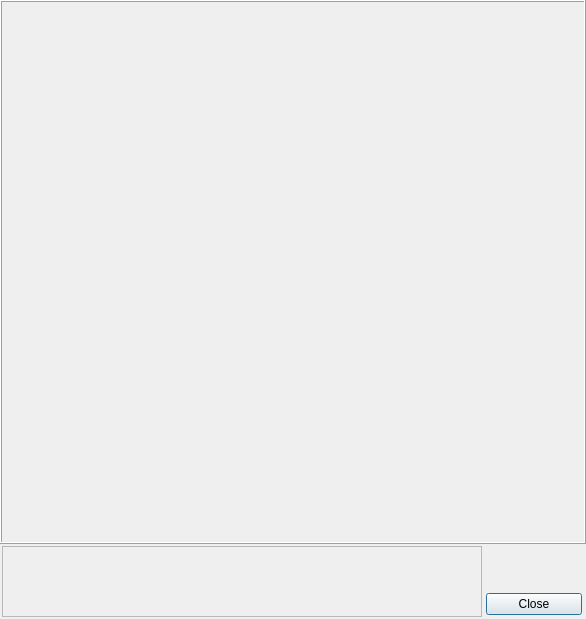
<?xml version="1.0" encoding="UTF-8"?>
<ui version="4.0">
 <class>Dialog</class>
 <widget class="QDialog" name="Dialog">
  <property name="geometry">
   <rect>
    <x>0</x>
    <y>0</y>
    <width>586</width>
    <height>619</height>
   </rect>
  </property>
  <property name="sizePolicy">
   <sizepolicy hsizetype="Fixed" vsizetype="Fixed">
    <horstretch>0</horstretch>
    <verstretch>0</verstretch>
   </sizepolicy>
  </property>
  <property name="minimumSize">
   <size>
    <width>0</width>
    <height>0</height>
   </size>
  </property>
  <property name="maximumSize">
   <size>
    <width>10000</width>
    <height>10000</height>
   </size>
  </property>
  <property name="windowTitle">
   <string>Dialog</string>
  </property>
  <layout class="QVBoxLayout" name="verticalLayout">
   <property name="spacing">
    <number>0</number>
   </property>
   <property name="margin">
    <number>0</number>
   </property>
   <item>
    <widget class="QFrame" name="cameraFrame">
     <property name="sizePolicy">
      <sizepolicy hsizetype="Preferred" vsizetype="Preferred">
       <horstretch>0</horstretch>
       <verstretch>0</verstretch>
      </sizepolicy>
     </property>
     <property name="minimumSize">
      <size>
       <width>585</width>
       <height>543</height>
      </size>
     </property>
     <property name="maximumSize">
      <size>
       <width>10000</width>
       <height>10000</height>
      </size>
     </property>
     <property name="frameShape">
      <enum>QFrame::Box</enum>
     </property>
     <property name="frameShadow">
      <enum>QFrame::Raised</enum>
     </property>
    </widget>
   </item>
   <item>
    <widget class="QWidget" name="widget" native="true">
     <property name="sizePolicy">
      <sizepolicy hsizetype="Preferred" vsizetype="Fixed">
       <horstretch>0</horstretch>
       <verstretch>0</verstretch>
      </sizepolicy>
     </property>
     <property name="maximumSize">
      <size>
       <width>16777215</width>
       <height>75</height>
      </size>
     </property>
     <layout class="QHBoxLayout" name="horizontalLayout">
      <property name="spacing">
       <number>2</number>
      </property>
      <property name="margin">
       <number>2</number>
      </property>
      <item>
       <widget class="QFrame" name="cameraParamsFrame">
        <property name="sizePolicy">
         <sizepolicy hsizetype="MinimumExpanding" vsizetype="Preferred">
          <horstretch>0</horstretch>
          <verstretch>0</verstretch>
         </sizepolicy>
        </property>
        <property name="minimumSize">
         <size>
          <width>0</width>
          <height>0</height>
         </size>
        </property>
        <property name="maximumSize">
         <size>
          <width>16777215</width>
          <height>1000</height>
         </size>
        </property>
        <property name="frameShape">
         <enum>QFrame::StyledPanel</enum>
        </property>
        <property name="frameShadow">
         <enum>QFrame::Raised</enum>
        </property>
       </widget>
      </item>
      <item>
       <widget class="QWidget" name="widget_3" native="true">
        <property name="minimumSize">
         <size>
          <width>100</width>
          <height>0</height>
         </size>
        </property>
        <property name="maximumSize">
         <size>
          <width>16777215</width>
          <height>92</height>
         </size>
        </property>
        <layout class="QVBoxLayout" name="verticalLayout_2">
         <property name="margin">
          <number>2</number>
         </property>
         <item>
          <spacer name="verticalSpacer_2">
           <property name="orientation">
            <enum>Qt::Vertical</enum>
           </property>
           <property name="sizeHint" stdset="0">
            <size>
             <width>20</width>
             <height>38</height>
            </size>
           </property>
          </spacer>
         </item>
         <item>
          <widget class="QPushButton" name="okButton">
           <property name="maximumSize">
            <size>
             <width>100</width>
             <height>16777215</height>
            </size>
           </property>
           <property name="text">
            <string>Close</string>
           </property>
          </widget>
         </item>
        </layout>
       </widget>
      </item>
     </layout>
    </widget>
   </item>
  </layout>
  <zorder>widget</zorder>
  <zorder>cameraFrame</zorder>
 </widget>
 <resources/>
 <connections/>
</ui>
